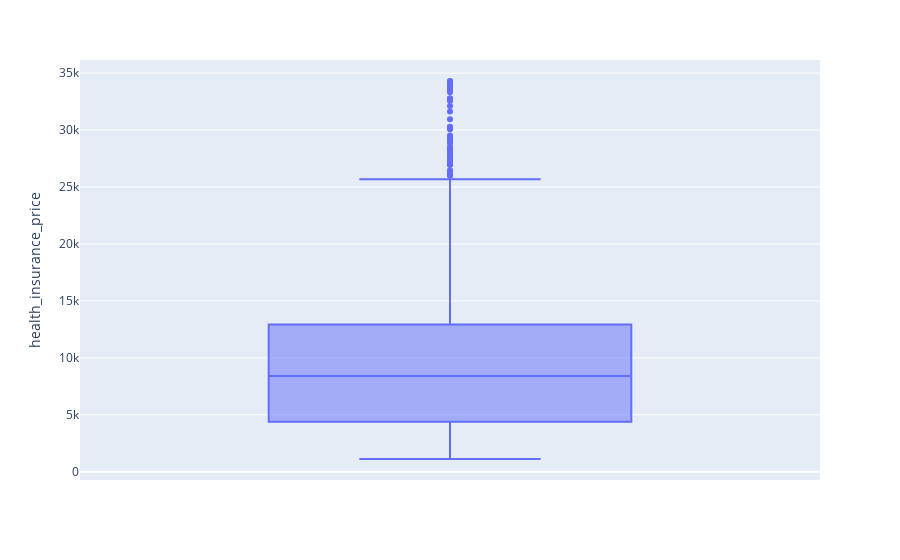

The notebook cell this image was saved under:
### Code cell
fig  = px.box(df,y='health_insurance_price')
fig.show()

### Figure 1 — Plotly figure (JSON) as saved in the notebook; plotly's stock layout.template omitted (floating-point values rounded to 4 significant figures; data arrays with more than 128 entries replaced by an {"elided": "..."} marker saying what was removed)
{"data": [{"alignmentgroup": "True", "hovertemplate": "health_insurance_price=%{y}<extra></extra>", "legendgroup": "", "marker": {"color": "#636efa"}, "name": "", "notched": false, "offsetgroup": "", "orientation": "v", "showlegend": false, "type": "box", "x0": " ", "xaxis": "x", "y": {"elided": "1197 float values"}, "y0": " ", "yaxis": "y"}], "layout": {"boxmode": "group", "legend": {"tracegroupgap": 0}, "margin": {"t": 60}, "xaxis": {"anchor": "y", "domain": [0, 1]}, "yaxis": {"anchor": "x", "domain": [0, 1], "title": {"text": "health_insurance_price"}}}}
